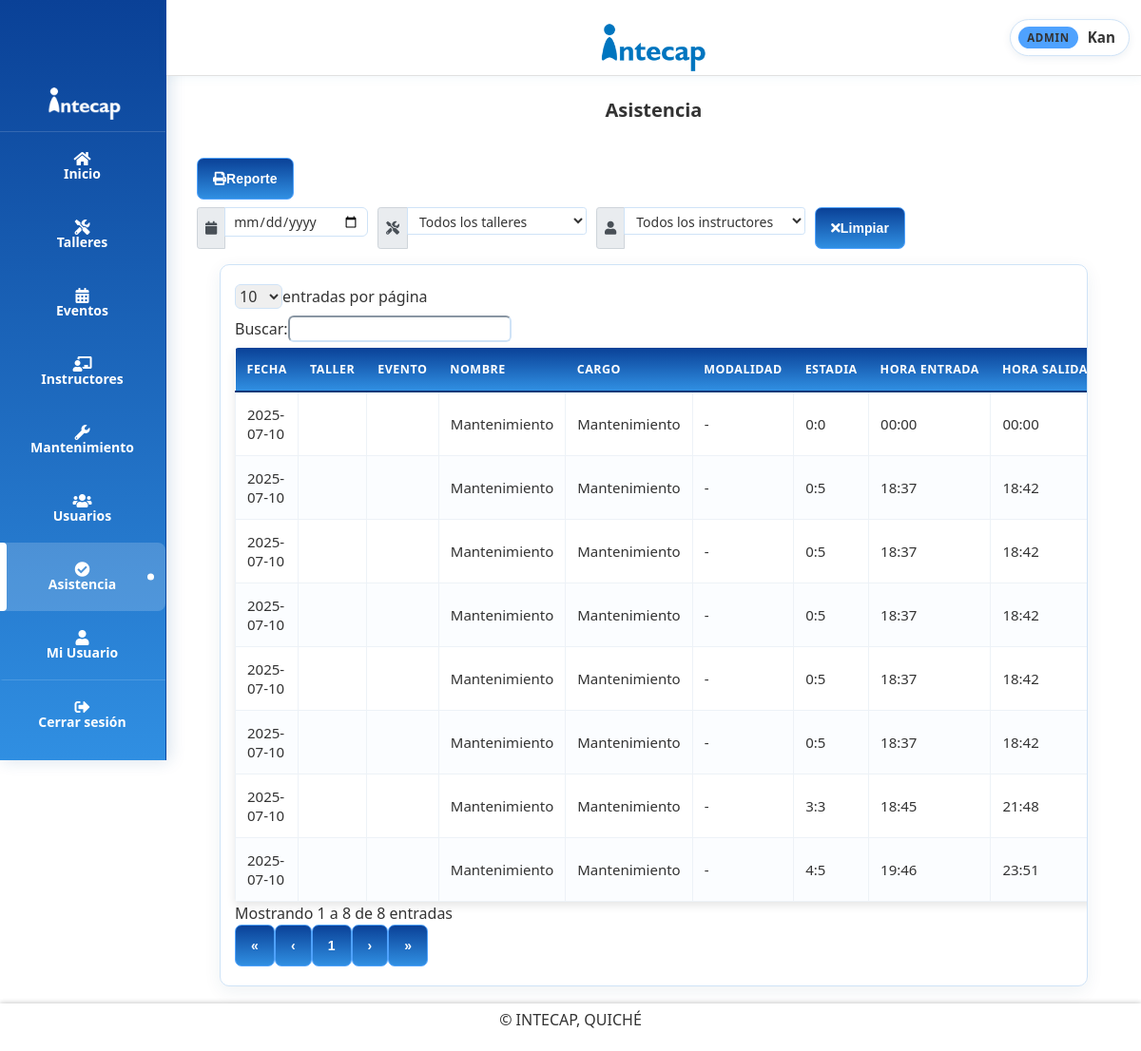
/vistas/ADMIN/ASISTENCIA.php (signed in), run on the app's committed database.
### tables this page shows
CREATE TABLE `usuario` (
  `id` int(11) NOT NULL,
  `nombre` varchar(20) DEFAULT NULL,
  `direccion` varchar(70) DEFAULT NULL,
  `cargo` varchar(150) DEFAULT NULL,
  `nom_usuario` varchar(100) DEFAULT NULL,
  `password` varchar(255) DEFAULT NULL,
  `password_temporal` tinyint(1) NOT NULL DEFAULT 0,
  `id_rol` int(11) DEFAULT NULL,
  `estado` varchar(20) DEFAULT NULL
);

CREATE TABLE `asistencia` (
  `id` int(11) NOT NULL,
  `fecha` date DEFAULT NULL,
  `id_usuario` varchar(50) DEFAULT NULL,
  `id_evento` varchar(50) DEFAULT NULL,
  `estatilla` varchar(100) DEFAULT NULL,
  `hora_entrada` time DEFAULT NULL,
  `hora_salida` time DEFAULT NULL,
  `estado` varchar(20) DEFAULT 'Activo'
);

### controladores/session.php (called while the page is built, shortened)
<?php
	include($_SERVER['DOCUMENT_ROOT'] . '/intecapp/modelos/db.php');
	$stmt = $conn->prepare("SELECT * FROM usuario WHERE id = ?");
	$stmt->bind_param("i", $_SESSION['admin_intecap']);
	$stmt->execute();
	$query = $stmt->get_result();
	$user = $query->fetch_assoc();
?>

### vistas/ADMIN/listas/asistencia_list.php (the view, shortened to what this page needs)
<?php
include($_SERVER['DOCUMENT_ROOT'] . '/intecapp/modelos/db.php');
$filtroUsuario = '';
$sql = "SELECT a.*, u.nombre, u.cargo FROM asistencia a LEFT JOIN usuario u ON a.id_usuario = u.id" . $filtroUsuario . " ORDER BY a.fecha DESC, a.hora_entrada DESC, a.id DESC";
$query = $conn->query($sql);
function formatearHora($valor) {
    $timestamp = strtotime($valor);
    return $timestamp ? date('H:i', $timestamp) : '-';
}
while($row = $query->fetch_assoc()){
    $hora_entrada = $row['hora_entrada'];
    $hora_salida = $row['hora_salida'];
    $estadia = '-';
    if (!empty($hora_entrada) && !empty($hora_salida)) {
        $fechaUno = new DateTime($hora_entrada);
        $fechaDos = new DateTime($hora_salida);
        $dateInterval = $fechaUno->diff($fechaDos);
        $estadia = $dateInterval->format('%h:%i');
    }
?>
    <tr>
        <td><?php echo $row['fecha'];?></td>
        <td><?php echo $row['nombre_taller'];?></td>
        <td><?php echo $row['nombre_evento'];?></td>
        <td><?php echo $row['nombre'];?></td>
        <td><?php echo $row['cargo'];?></td>
        <td><?php echo $row['modalidad'] ?? '-';?></td>
        <td><?php echo $estadia;?></td>
        <td><?php echo formatearHora($hora_entrada);?></td>
        <td><?php echo formatearHora($hora_salida);?></td>
    </tr>
<?php
    }
?>

### vistas/ADMIN/nav_bar.php (shortened to what this page needs)
<body class="with-side-menu-compact">
    <div class="main-container">
        <header class="site-header">
            <div class="container-fluid">
                <a href="#" class="site-logo">
                    <img class="hidden-md-down" src="img/intecap.png" alt="Logo">
                </a>
            </div>
                <div class="user-status">
                    <span class="user-role"><?php echo htmlspecialchars($user['cargo']); ?></span>
                    <span class="user-name"><?php echo htmlspecialchars($user['nombre']); ?></span>
                </div>
        </header>

### vistas/ADMIN/style.css (style rules this page uses)
.container-fluid { width: 100%; max-width: 1200px; padding: 20px; }
.table th, .table td { text-align: center; padding: 12px; }

### vistas/ADMIN/css/tema.css (style rules this page uses)
:root { --color-fondo-claro: #ffffff; --color-texto: #333333; --color-texto-oscuro: #000000; --color-primario: #0195f9; --color-sombra: rgba(0, 0, 0, 0.1); --color-borde: #e0e0e0; --color-header: #ffffff; --color-header-texto: #333333; --color-panel: #ffffff; --color-input-bg: #ffffff; scrollbar-width: thin; scrollbar-color: var(--color-borde) var(--color-fondo); }
body, .site-header, .side-menu, .panel, .card, table, footer, .modal-content, input, select, textarea, button, a { transition: background-color 0.3s ease, color 0.3s ease, border-color 0.3s ease; }
html, body { background-color: var(--color-fondo) !important; color: var(--color-texto) !important; }
.site-header { background-color: var(--color-header) !important; border-bottom: 1px solid var(--color-borde) !important; }
.site-header span, .site-header p, .site-header h1 { color: var(--color-header-texto) !important; }
.main-container { background-color: var(--color-fondo) !important; }
.container, .container-fluid { background-color: transparent !important; }
label, p, h1, h2, h3, h4, h5, h6, span, td, th, .icon-text, .icon-text h3 { color: var(--color-texto) !important; }
a, .task-card-title a { color: var(--color-primario) !important; }

### wwwroot/css/responsive.css (style rules this page uses)
*, *::before, *::after { box-sizing: border-box; }
html { overflow-x: hidden; }
body { overflow-x: hidden; }
img, video, canvas { max-width: 100%; }
@media (min-width: 1057px) { body.with-side-menu-compact:has(.side-menu) > .main-container { margin-left: 175px; min-height: 100vh; } }
@media (min-width: 1057px) { body.with-side-menu-compact:has(.side-menu) > .main-container > .site-header { width: auto; } }

### wwwroot/css/admin-pilot.css (style rules this page uses)
:root { --admin-blue: #4FA2FE; --admin-blue-dark: #2679c9; --admin-blue-soft: #eaf4ff; --admin-border: #cfe3f7; --admin-text: #243447; --admin-muted: #64748b; }
body { background: #f7fbfe; color: var(--admin-text); font-family: "Segoe UI", Arial, sans-serif; }
.user-status { position: absolute; right: 24px; top: 50%; display: inline-flex; align-items: center; gap: 10px; max-width: 320px; padding: 7px 14px 7px 8px; border: 1px solid var(--admin-border); border-radius: 999px; background: #ffffff; box-shadow: 0 2px 8px rgba(23, 66, 105, 0.08); text-align: left; transform: translateY(-50%); }
.user-status .user-role { padding: 5px 9px; border-radius: 999px; background: var(--admin-blue); color: #ffffff; font-size: 0.72rem; font-weight: 700; letter-spacing: 0.06em; line-height: 1.2; text-transform: uppercase; }
.user-status .user-name { overflow: hidden; max-width: 210px; color: var(--admin-text); font-size: 0.95rem; font-weight: 600; text-overflow: ellipsis; white-space: nowrap; }
.site-header:not(:has(.user-menu)) .user-status { right: 12px; }
.user-status .user-role, .user-status .user-name { text-align: left; }
.with-side-menu-compact .site-header { border-bottom: 1px solid var(--admin-border); background: #ffffff !important; box-shadow: 0 2px 10px rgba(52, 133, 177, 0.06); }
.admin-pilot-table tbody td { padding: 13px 12px; border-color: #edf2f7; vertical-align: middle; }
.admin-pilot-table tbody tr:nth-child(even) { background: #fbfdff; }

### vistas/ADMIN/header.php (style rules this page uses)
html, body { height: 100%; margin: 0; }
.main-container { display: flex; flex-direction: column; min-height: 100%; }
body { display: flex; flex-direction: column; min-height: 100vh; margin: 0; }
.site-header .container-fluid { display: flex; justify-content: space-between; align-items: center; }
.site-header { position: relative; }
.site-header { position: relative; background-color: #f8f9fa; padding: 10px 0; }
.site-header .container-fluid { display: flex; align-items: center; justify-content: center; }
.site-logo { margin: 0; padding: 0; }
.site-logo img { max-height: 50px; }
.table th, .table td { padding: 15px; text-align: left; border: 1px solid #ddd; }

### data on the page
usuario: cargo "ADMIN", nombre "Kan"
asistencia: fecha "2025-07-10", id_usuario.nombre "Mantenimiento", id_usuario.cargo "Mantenimiento", modalidad "-", estadia "4:5", hora_entrada "19:46", hora_salida "23:51"
asistencia: fecha "2025-07-10", id_usuario.nombre "Mantenimiento", id_usuario.cargo "Mantenimiento", modalidad "-", estadia "3:3", hora_entrada "18:45", hora_salida "21:48"
asistencia: fecha "2025-07-10", id_usuario.nombre "Mantenimiento", id_usuario.cargo "Mantenimiento", modalidad "-", estadia "0:5", hora_entrada "18:37", hora_salida "18:42"
asistencia: fecha "2025-07-10", id_usuario.nombre "Mantenimiento", id_usuario.cargo "Mantenimiento", modalidad "-", estadia "0:5", hora_entrada "18:37", hora_salida "18:42"
asistencia: fecha "2025-07-10", id_usuario.nombre "Mantenimiento", id_usuario.cargo "Mantenimiento", modalidad "-", estadia "0:5", hora_entrada "18:37", hora_salida "18:42"
asistencia: fecha "2025-07-10", id_usuario.nombre "Mantenimiento", id_usuario.cargo "Mantenimiento", modalidad "-", estadia "0:5", hora_entrada "18:37", hora_salida "18:42"
asistencia: fecha "2025-07-10", id_usuario.nombre "Mantenimiento", id_usuario.cargo "Mantenimiento", modalidad "-", estadia "0:5", hora_entrada "18:37", hora_salida "18:42"
asistencia: fecha "2025-07-10", id_usuario.nombre "Mantenimiento", id_usuario.cargo "Mantenimiento", modalidad "-", estadia "0:0", hora_entrada "00:00", hora_salida "00:00"
